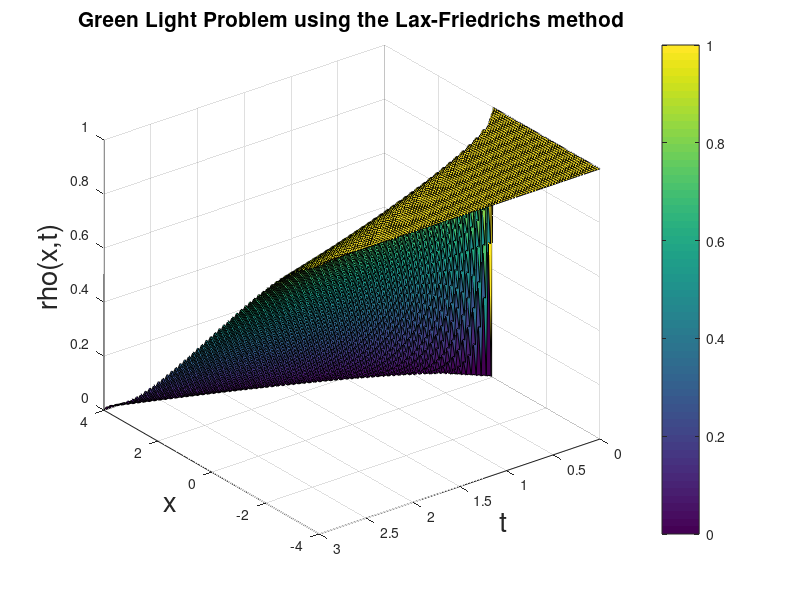

This figure's MATLAB source:
clear
clc 

% Initialising variables
x = linspace(-4, 4, 100); %100 steps    
t = linspace(0, 3, 100); %100 steps

j = @(rho) rho - rho.^2;   % Defining flux j(rho)
j_dash = @(rho) 1 - 2 * rho;  % Defining j'(rho)
RHO= zeros(length(x), length(t)); %initializing the density variable

k = t(2) - t(1);    % step size for time
h = x(2) - x(1);    %step size for the space
nt = 100;    % Total number of time steps
nx = 100;    % Total number of space steps

% Initial conditions for the Density
RHO(:,1) = 1 * (x <= 0);  % Density at t=0

% Boundary conditions for the density
RHO(1,:) = 1 ;
RHO(100,:) = 0 ;

% Implementing the numerical method: Green light problem using the upwind method
for idt = 1 : nt - 1
    for idx = 2 : nx - 1
            RHO(idx, idt + 1) = 0.5 * (RHO(idx - 1, idt) + RHO(idx + 1, idt)) - 0.5 * (k / h) * (j(RHO(idx + 1, idt)) - j(RHO(idx - 1, idt)));     
    end
end
% Plotting the density function
figure(1)
surf(t,x,RHO)
xlabel('t', 'FontSize', 20)
ylabel('x', 'FontSize', 20)
zlabel('rho(x,t)', 'FontSize', 20)
colorbar
title('Green Light Problem using the Lax-Friedrichs method', 'FontSize', 15)
set(gca, 'XDir','reverse')